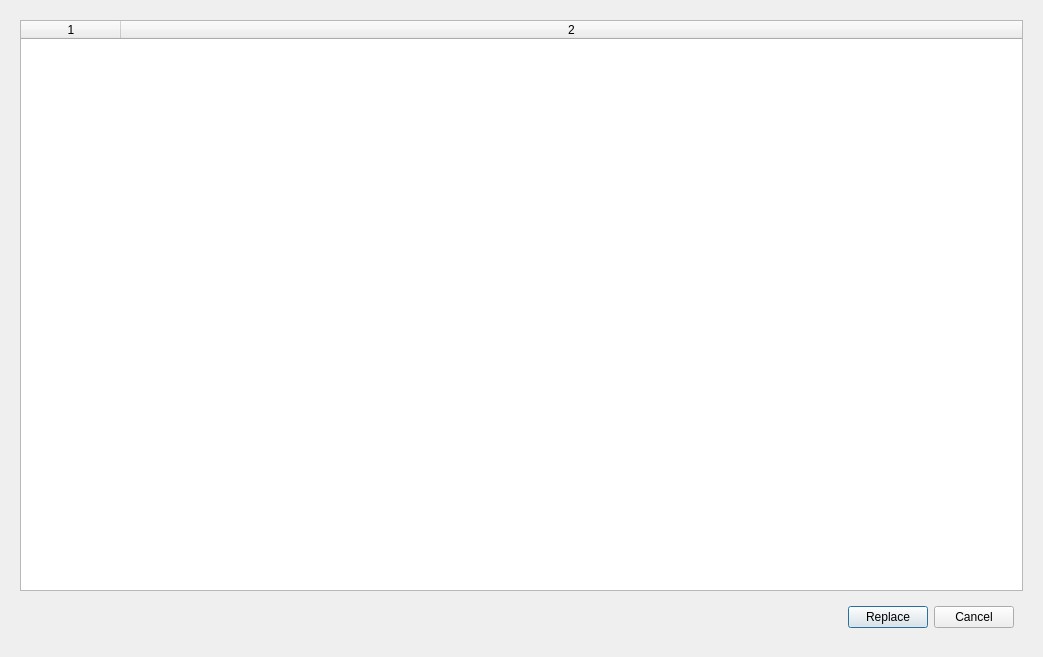
<?xml version="1.0" encoding="UTF-8"?>
<ui version="4.0">
 <class>Dialog</class>
 <widget class="QDialog" name="Dialog">
  <property name="windowModality">
   <enum>Qt::ApplicationModal</enum>
  </property>
  <property name="geometry">
   <rect>
    <x>0</x>
    <y>0</y>
    <width>1043</width>
    <height>657</height>
   </rect>
  </property>
  <property name="windowTitle">
   <string>Version Replacer</string>
  </property>
  <layout class="QHBoxLayout" name="horizontalLayout_2">
   <item>
    <widget class="QWidget" name="verticalWidget" native="true">
     <property name="sizePolicy">
      <sizepolicy hsizetype="Preferred" vsizetype="Preferred">
       <horstretch>3</horstretch>
       <verstretch>0</verstretch>
      </sizepolicy>
     </property>
     <property name="minimumSize">
      <size>
       <width>10</width>
       <height>0</height>
      </size>
     </property>
     <layout class="QVBoxLayout" name="verticalLayout">
      <item>
       <widget class="QTableWidget" name="assetList_tableWidget">
        <property name="toolTip">
         <string>&lt;html&gt;&lt;head/&gt;&lt;body&gt;&lt;p&gt;Right Click on the second column and choose &amp;quot;Select Version...&amp;quot;&lt;/p&gt;&lt;/body&gt;&lt;/html&gt;</string>
        </property>
        <property name="editTriggers">
         <set>QAbstractItemView::NoEditTriggers</set>
        </property>
        <property name="alternatingRowColors">
         <bool>true</bool>
        </property>
        <property name="cornerButtonEnabled">
         <bool>false</bool>
        </property>
        <property name="columnCount">
         <number>2</number>
        </property>
        <attribute name="horizontalHeaderStretchLastSection">
         <bool>true</bool>
        </attribute>
        <column/>
        <column/>
       </widget>
      </item>
      <item>
       <widget class="QWidget" name="horizontalWidget" native="true">
        <layout class="QHBoxLayout" name="horizontalLayout">
         <item>
          <spacer name="horizontalSpacer">
           <property name="orientation">
            <enum>Qt::Horizontal</enum>
           </property>
           <property name="sizeHint" stdset="0">
            <size>
             <width>40</width>
             <height>20</height>
            </size>
           </property>
          </spacer>
         </item>
         <item>
          <widget class="QPushButton" name="replace_pushButton">
           <property name="text">
            <string>Replace</string>
           </property>
          </widget>
         </item>
         <item>
          <widget class="QPushButton" name="cancel_pushButton">
           <property name="text">
            <string>Cancel</string>
           </property>
          </widget>
         </item>
        </layout>
       </widget>
      </item>
     </layout>
    </widget>
   </item>
  </layout>
 </widget>
 <tabstops>
  <tabstop>replace_pushButton</tabstop>
  <tabstop>cancel_pushButton</tabstop>
 </tabstops>
 <resources/>
 <connections/>
</ui>
